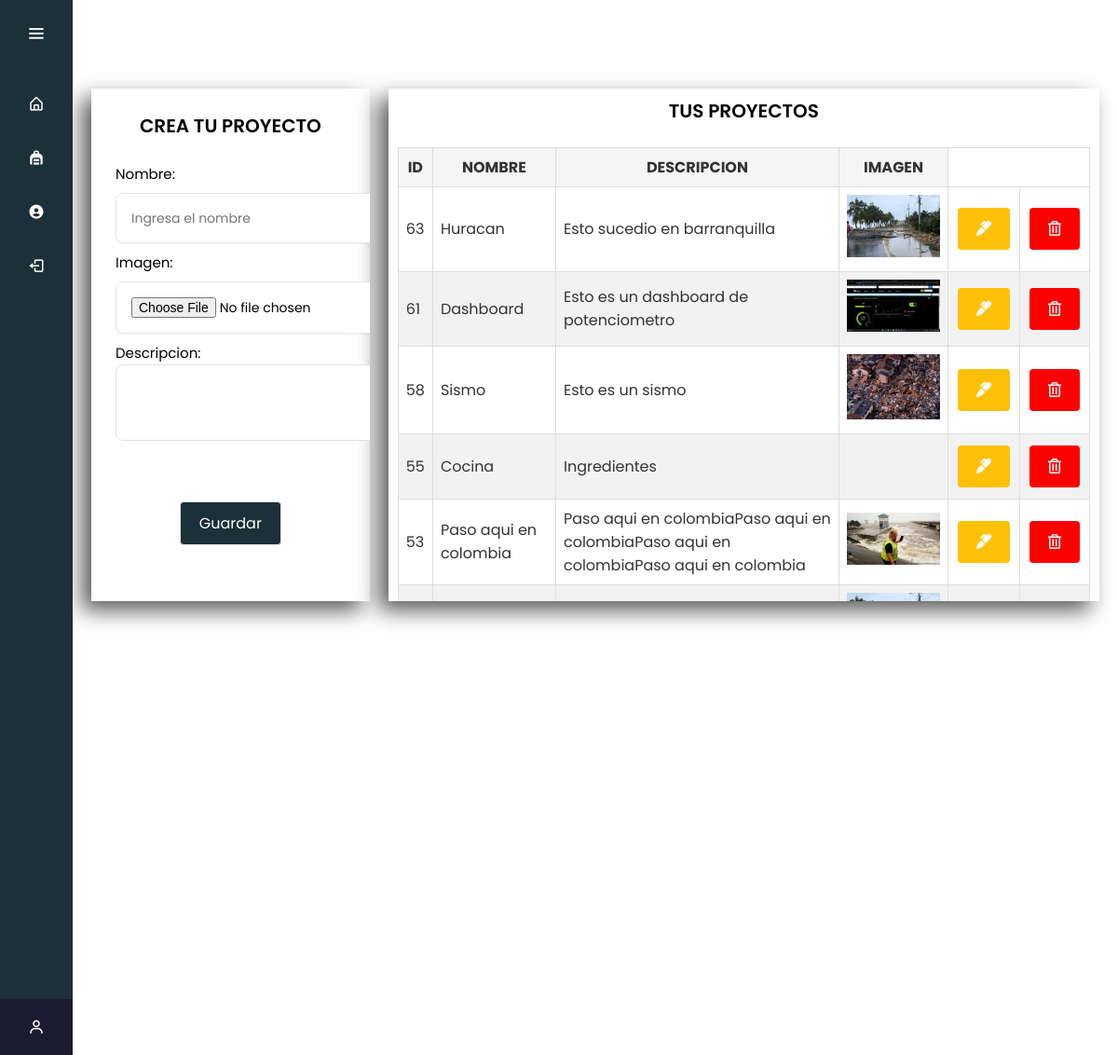
Page /portafolio.php (signed in) on the committed database.
### tables this page shows
CREATE TABLE `proyecto` (
  `id` int(11) NOT NULL,
  `nombre` varchar(255) NOT NULL,
  `descripcion` varchar(255) NOT NULL,
  `imagen` varchar(500) NOT NULL,
  `id_usuario` int(11) NOT NULL
);

### portafolio.php (the view, shortened to what this page needs)
<?php
include("conexion.php");
$sesion=$_SESSION ['id'];
$query = "SELECT * FROM usuario WHERE id='$sesion'";
$result = mysqli_query($conn, $query);
if (mysqli_num_rows($result) == 1) {
  $row = mysqli_fetch_array($result);
  $id= $row['id'];
  $nombre = $row['nombre'];
  $apellido = $row['apellido'];
}
?>
<!DOCTYPE html>
<html lang="en" dir="ltr">
  <head>
    <link rel="stylesheet" href="estilos2.css">
    <link href='https://unpkg.com/boxicons@2.0.7/css/boxicons.min.css' rel='stylesheet'>
    <link rel="stylesheet" href="https://use.fontawesome.com/releases/v5.6.3/css/all.css">
   </head>
<body>
  <div class="sidebar">
    <div class="logo-details">
      <a href="#">                <img src="./imagenes/album3.png" class='bx bxl-c-plus-plus icon'alt="Logo de la marca" href="index.php"></a>
        <i class='bx bx-menu' id="btn" ></i>
    </div>
    <ul class="nav-list">
      <li>
        <a href="inicio.php">
          <i class='bx bx-home-alt'></i>
        </a>
      </li>
      <li>
       <a href="portafolio.php">
         <i class='bx bxs-backpack' ></i>
       </a>
     </li>
     <li>
       <a href="perfil2.php">
         <i class='bx bxs-user-circle'></i>
       </a>
     </li>
     <li>
       <a href="cerrarSesion.php">
         <i class='bx bx-log-out' ></i>
       </a>
     </li>
     <li class="profile">
         <div class="profile-details">
           <div class="name_job">
             <div class="name"><?php  echo $nombre." ".$apellido  ?></div>
             <div class="job">Id: <?php  echo $id?></div>
           </div>
         </div>
         <i class='bx bx-user' id="log_out" ></i>
     </li>
    </ul>
  </div>
  <br>
  <br>
  <br>
  <section class="home-section">
    <div class="container5">
    <div class="column7">
      <form class="form" method="post" action="portafolio.php" enctype="multipart/form-data">
         <p class="form-title">CREA TU PROYECTO</p>
         <br>
          <div class="input-container">
            <label class="label">Nombre:</label>
            <input type="text" name="nombre"placeholder="Ingresa el nombre" required>
        </div>
        <div class="input-container">
          <label class="label">Imagen:</label>
            <input type="file" name="archivo" required >
          </div>
        <div class="input-container">
          <label class="label">Descripcion:</label>
            <textarea name="descripcion" class=""rows="4" cols="44"></textarea>
          </div>
          <div class="text2">
            <button type="submit" class="boton" name="enviar">Guardar</button>
          </div>
     </form>
    </div>
    <div class="column8">
      <p class="form-title">TUS PROYECTOS</p>
      <br>
      <table class="styled-table">
        <thead>
          <tr>
            <th scope="col">ID</th>
            <th scope="col">NOMBRE</th>
            <th scope="col">DESCRIPCION</th>
            <th scope="col">IMAGEN</th>
          </tr>
        </thead>
        <tbody>
          <?php
          $query = "SELECT * FROM proyecto WHERE id_usuario='$sesion' order by id desc";
          $resultado = mysqli_query($conn, $query);
          while($row = mysqli_fetch_assoc($resultado)) { ?>
          <tr>
            <td scope="row"><?php echo $row['id'];?></td>
            <td><?php echo $row['nombre'];?></td>
            <td><?php echo $row['descripcion'];?></td>
            <td>
                <img class="imgP"width="100" src="imagenes/<?php echo $row['imagen'];?>" alt="">
        </td>
<td>
  <a href="editar.php?id=<?php echo $row['id']?>" class="btn" alt="">
<i class='fas fa-marker'></i></a>
            </td>
            <td>
              <a onclick="alerta_eliminar(<?php echo $row['id']  ?>)" class="btnDanger">
                <i class="far fa-trash-alt"></i>
              </a>
                        </td>
          </tr>
          <?php } ?>
        </tbody>
      </table>
    </div>
  </div
  </section>
</body>
</html>

### estilos2.css (style rules this page uses)
* { margin: 0; padding: 0; box-sizing: border-box; font-family: "Poppins" , sans-serif; text-c }
body { background-color: white; }
.sidebar { position: fixed; left: 0; top: 0; height: 100%; width: 78px; background: #1b3039; padding: 6px 14px; z-index: 99; transition: all 0.5s ease; }
.sidebar .logo-details { height: 60px; display: flex; align-items: center; position: relative; }
.sidebar .logo-details #btn { position: absolute; top: 50%; right: 0; transform: translateY(-50%); font-size: 22px; transition: all 0.4s ease; font-size: 23px; text-align: center; cursor: pointer; transition: all 0.5s ease; }
.sidebar i { color: #fff; height: 60px; min-width: 50px; font-size: 28px; text-align: center; line-height: 60px; }
.sidebar .nav-list { margin-top: 20px; height: 100%; }
.sidebar li { position: relative; margin: 8px 0; list-style: none; }
.sidebar li a { display: flex; height: 100%; width: 100%; border-radius: 12px; align-items: center; text-decoration: none; transition: all 0.4s ease; background: #1b3039; }
.sidebar li i { height: 50px; line-height: 50px; font-size: 18px; border-radius: 12px; }
.sidebar li.profile { position: fixed; height: 60px; width: 78px; left: 0; bottom: -8px; padding: 10px 14px; background: #1d1b31; transition: all 0.5s ease; overflow: hidden; }
.sidebar li .profile-details { display: flex; align-items: center; flex-wrap: nowrap; }
.sidebar li.profile .name, .sidebar li.profile .job { font-size: 15px; font-weight: 400; color: #fff; white-space: nowrap; }
.sidebar li.profile .job { font-size: 12px; }
.sidebar .profile #log_out { position: absolute; top: 50%; right: 0; transform: translateY(-50%); background: #1d1b31; width: 100%; height: 60px; line-height: 60px; border-radius: 0px; transition: all 0.5s ease; }
.home-section { position: relative; left: 78px; width: calc(100% - 78px); transition: all 0.5s ease; z-index: 2; }
.text2 { width: 100%; padding-top: 50px; text-align: center; color: #11101d; font-size: 25px; font-weight: 500; }
form { display: block; }
.label { font-size: 15px; }
.boton { background-color: #1b3039; border: none; color: white; padding: 10px 20px; text-align: center; text-decoration: none; display: inline-block; font-size: 16px; margin: 4px 2px; cursor: pointer; border-radius: 4px; }
.styled-table { width: 100%; border-collapse: collapse; border: 1px solid #ddd; font-family: Arial, sans-serif; color: #333; }
.styled-table thead th { background-color: #f5f5f5; border: 1px solid #ddd; padding: 8px; }
.styled-table tbody td { border: 1px solid #ddd; padding: 8px; }
.styled-table tbody tr:nth-child(even) { background-color: #f2f2f2; }
.btn { background-color: #ffc107; border: none; color: white; padding: 10px 20px; text-align: center; text-decoration: none; display: inline-block; font-size: 16px; margin: 4px 2px; cursor: pointer; border-radius: 4px; }
.btnDanger { background-color: red; border: none; color: white; padding: 10px 20px; text-align: center; text-decoration: none; display: inline-block; font-size: 16px; margin: 4px 2px; cursor: pointer; border-radius: 4px; }
.input-container textarea { border: 1px solid #dfe1e4; resize: none; border-radius: 0.5rem; }
input[type="text"], input[type="file"] { width: 50%; padding: 6px; border: 1px solid #ccc; border-radius: 30px; }
.form { height: 70vh; background-color: #fff; display: block; padding: 1rem; max-width: 350px; border-radius: 0.5rem; }
.form-title { font-size: 1.25rem; line-height: 1.75rem; font-weight: 600; text-align: center; color: #000; }
.input-container { position: relative; }
.input-container input, .form button { outline: none; border: 1px solid #e5e7eb; margin: 8px 0; }
.input-container input { background-color: #fff; padding: 1rem; padding-right: 3rem; font-size: 0.875rem; line-height: 1.25rem; width: 300px; border-radius: 0.5rem; box-shadow: 0 1px 2px 0 rgba(0, 0, 0, 0.05); }
.container5 { margin: 20px; display: flex; justify-content: center; gap:20px; }
.column7 { height: 550px; width: 350px; padding: 10px; overflow: auto; border-radius: 0px; background: white; box-shadow: -10px 10px 22px #5a5a5a, 10px -10px 22px #ffffff; }
.column8 { height: 550px; width: 900px; padding: 10px; overflow: auto; border-radius: 0px; background: white; box-shadow: -10px 10px 22px #5a5a5a, 10px -10px 22px #ffffff; }

### rows in the picture
proyecto: id "63", nombre "Huracan", descripcion "Esto sucedio en barranquilla", imagen (picture)
proyecto: id "61", nombre "Dashboard", descripcion "Esto es un dashboard de potenciometro", imagen (picture)
proyecto: id "58", nombre "Sismo", descripcion "Esto es un sismo", imagen (picture)
proyecto: id "55", nombre "Cocina", descripcion "Ingredientes"
proyecto: id "53", nombre "Paso aqui en colombia", descripcion "Paso aqui en colombiaPaso aqui en colombiaPaso aqui en colombiaPaso aqui en colombia", imagen (picture)
proyecto: imagen (picture)
